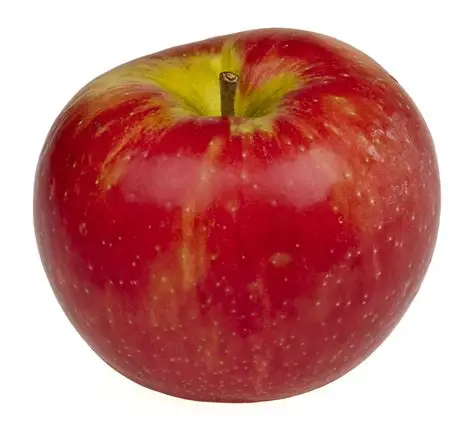
#> input picture ML_Actividades/manzana.webp, 474 x 427 px
$ python detector.py
#> lines starting #> are read from the running program, lines starting #| are printed output that depends on the picture
import cv2
import numpy as np
import matplotlib.pyplot as plt

def detectar_lineas(ruta_imagen):
    """
    Carga una imagen, aplica kernels para detectar líneas horizontales
    y verticales, y muestra los resultados.
    """
#> called with ruta_imagen = 'manzana.webp'

    # --- 1. Cargar la imagen ---
    # Cargar la imagen en escala de grises
    img = cv2.imread(ruta_imagen, cv2.IMREAD_GRAYSCALE)
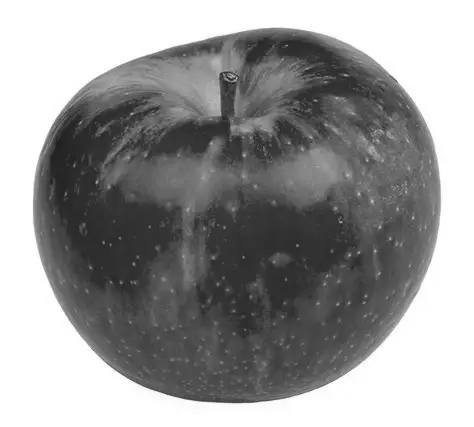
#> img: shape (427, 474); min 31, max 255, mean 152.4

    if img is None:
        print(f"Error: No se pudo cargar la imagen desde {ruta_imagen}")
        return

    # --- 2. Definir los Kernels ---

    # Kernel para detectar líneas horizontales
    # Este kernel tiene valores positivos en la fila central
    # y negativos en las filas superior e inferior.
    # Resalta las líneas que son brillantes y están rodeadas de oscuridad.
    kernel_horizontal = np.array([
        [-1, 0, -1],
        [ 2, 0,  2],
        [-1, 0, -1]
    ], dtype=np.float32)

    # Kernel para detectar líneas verticales
    # Es el kernel horizontal rotado 90 grados.
    kernel_vertical = np.array([
        [-1, 2, -1],
        [0, 0, 0],
        [-1, 2, -1]
    ], dtype=np.float32)

    # --- 3. Aplicar los Kernels (Convolución) ---

    # Usamos cv2.filter2D para aplicar la convolución del kernel con la imagen
    # El -1 indica que la profundidad de bits de salida será la misma que la de entrada.
    img_horizontal = cv2.filter2D(img, -1, kernel_horizontal)
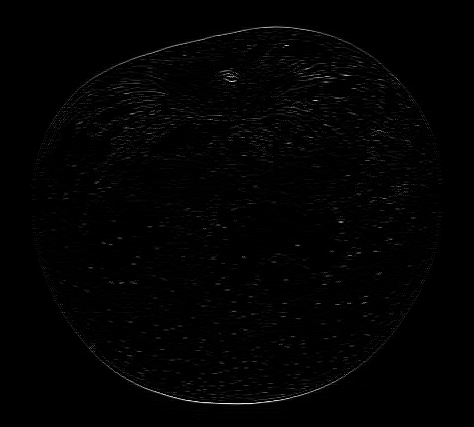
#> img_horizontal: shape (427, 474); min 0, max 248, mean 2.4
    img_vertical = cv2.filter2D(img, -1, kernel_vertical)
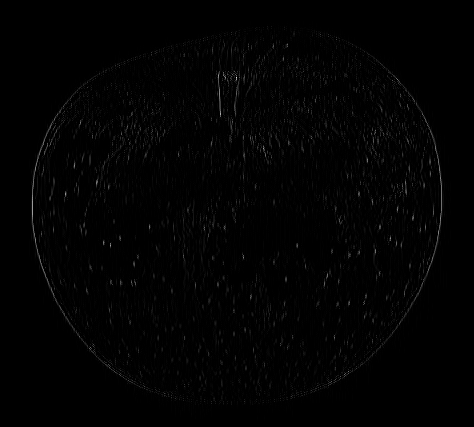
#> img_vertical: shape (427, 474); min 0, max 226, mean 2.2

    # --- 4. Mostrar los resultados ---
    plt.figure(figsize=(15, 5))

    plt.subplot(1, 3, 1)
    plt.imshow(img, cmap='gray')
    plt.title('Imagen Original')
    plt.axis('off')

    plt.subplot(1, 3, 2)
    plt.imshow(img_horizontal, cmap='gray')
    plt.title('Líneas Horizontales')
    plt.axis('off')

    plt.subplot(1, 3, 3)
    plt.imshow(img_vertical, cmap='gray')
    plt.title('Líneas Verticales')
    plt.axis('off')

    plt.suptitle('Detección de Líneas con Kernels Manuales')
    plt.show()
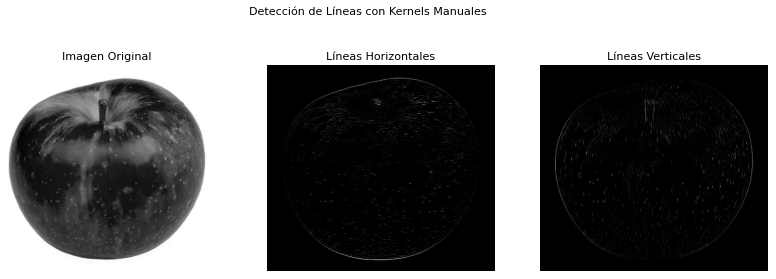
#> figure drawn by matplotlib, 3 panels

# --- EJECUCIÓN DEL CÓDIGO ---

# Reemplaza 'tu_imagen.jpg' con la ruta a tu propia imagen.
# Para esta prueba, asegúrate de tener una imagen con líneas claras
# (por ejemplo, una cuadrícula, una hoja de cuaderno, o la fachada de un edificio).
try:
    detectar_lineas('manzana.webp')
except FileNotFoundError:
    print("Error: El archivo 'tu_imagen.png' no se encontró.")
    print("Por favor, reemplaza 'tu_imagen.png' con la ruta a una imagen válida.")
